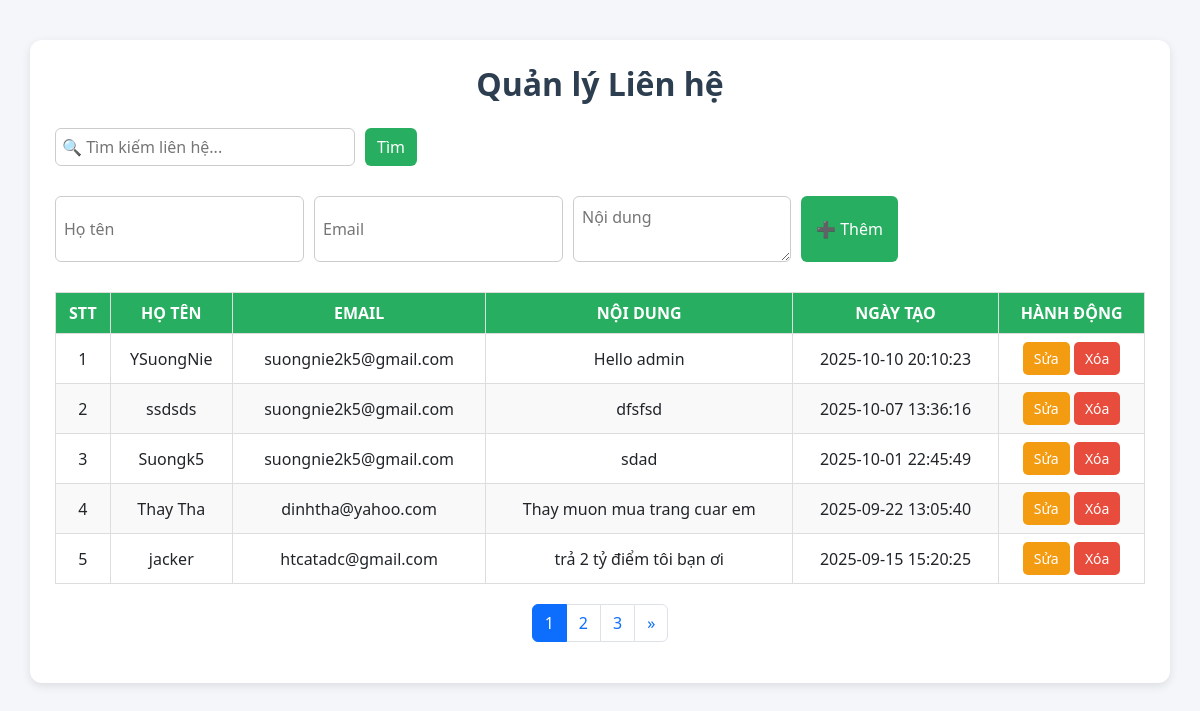
/admin/quanly_lienhe/lienhe.php, run on the app's committed database.
### tables this page shows
CREATE TABLE `lienhe` (
  `id` int(11) NOT NULL,
  `hoten` varchar(255) NOT NULL,
  `email` varchar(255) NOT NULL,
  `noidung` text NOT NULL,
  `created_at` datetime DEFAULT current_timestamp()
);

### admin/quanly_lienhe/lienhe.php (the view, shortened to what this page needs)
<?php
$conn = new mysqli("localhost", "root", "", "banhangonline");
$conn->set_charset("utf8");
$search = isset($_GET['search']) ? trim($_GET['search']) : '';
$where = "";
$limit = 5;
$page = isset($_GET['page']) ? max(1, intval($_GET['page'])) : 1;
$offset = ($page - 1) * $limit;
$total_res = $conn->query("SELECT COUNT(*) as cnt FROM lienhe $where");
$total_row = $total_res->fetch_assoc();
$total_records = $total_row['cnt'];
$total_pages = ceil($total_records / $limit);
$result = $conn->query("SELECT * FROM lienhe $where ORDER BY id DESC LIMIT $limit OFFSET $offset");
?>
<!DOCTYPE html>
<html lang="vi">
<head>
    <link href="https://cdn.jsdelivr.net/npm/bootstrap@5.3.0/dist/css/bootstrap.min.css" rel="stylesheet">
</head>
<body>
<div class="container">
    <h2>Quản lý Liên hệ</h2>
    <div class="search-box">
        <form method="get">
            <input type="text" name="search" value="<?= htmlspecialchars($search, ENT_QUOTES) ?>" placeholder="🔍 Tìm kiếm liên hệ..." style="padding:6px;width:300px;">
            <button type="submit" style="padding:6px 12px;">Tìm</button>
        </form>
    </div>
    <form method="post">
        <input type="text" name="hoten" id="hoten" placeholder="Họ tên" required>
        <input type="email" name="email" id="email" placeholder="Email" required>
        <textarea name="noidung" id="noidung" placeholder="Nội dung" rows="2" required></textarea>
        <button type="submit" name="add" id="submitBtn">➕ Thêm</button>
    </form>
    <table>
        <thead>
            <tr>
                <th>STT</th>
                <th>Họ tên</th>
                <th>Email</th>
                <th>Nội dung</th>
                <th>Ngày tạo</th>
                <th>Hành động</th>
            </tr>
        </thead>
        <tbody>
            <?php
            if($result->num_rows > 0){
                $stt = $offset + 1;
                while($row = $result->fetch_assoc()){
                    echo "<tr>
                            <td>".$stt++."</td>
                            <td>".htmlspecialchars($row['hoten'])."</td>
                            <td>".htmlspecialchars($row['email'])."</td>
                            <td>".htmlspecialchars($row['noidung'])."</td>
                            <td>".$row['created_at']."</td>
                            <td>
                                <a href='#' class='btn btn-edit btn-sm' onclick=\"editRow(
                                    '".$row['id']."',
                                    '".htmlspecialchars($row['hoten'], ENT_QUOTES)."',
                                    '".htmlspecialchars($row['email'], ENT_QUOTES)."',
                                    '".htmlspecialchars($row['noidung'], ENT_QUOTES)."'
                                )\">Sửa</a>
                                <a href='http://localhost/banhangonline/admin/index.php?admin=lienhe&delete=".$row['id']."'
                                   class='btn btn-delete btn-sm'
                                   onclick=\"return confirm('Xóa liên hệ này?')\">Xóa</a>
                            </td>
                          </tr>";
                }
            } else {
                echo "<tr><td colspan='6'>Chưa có dữ liệu</td></tr>";
            }
            ?>
        </tbody>
    </table>
    <nav>
        <ul class="pagination">
            <?php for($i=1;$i<=$total_pages;$i++): ?>
                <li class="page-item <?= $i==$page?'active':'' ?>">
                    <a class="page-link" href="?admin=lienhe&search=<?= urlencode($search) ?>&page=<?= $i ?>"><?= $i ?></a>
                </li>
            <?php endfor; ?>
            <?php if($page < $total_pages): ?>
                <li class="page-item"><a class="page-link" href="?admin=lienhe&search=<?= urlencode($search) ?>&page=<?= $page+1 ?>">»</a></li>
            <?php endif; ?>
        </ul>
    </nav>
</div>
</body>
</html>

### admin/quanly_lienhe/lienhe.php (style rules this page uses)
body { background: #f4f6f9; font-family: 'Segoe UI', Tahoma, Geneva, Verdana, sans-serif; }
.container { margin: 40px auto; background: #fff; padding: 25px; border-radius: 12px; box-shadow: 0 3px 10px rgba(0,0,0,0.1); }
h2 { text-align: center; margin-bottom: 25px; color: #2c3e50; font-weight: 700; }
form { margin-bottom: 30px; display: flex; flex-wrap: wrap; gap: 10px; }
form input, form textarea { padding: 8px; border-radius: 6px; border: 1px solid #ccc; }
form button { padding: 8px 15px; background: #27ae60; color: #fff; border: none; border-radius: 6px; cursor: pointer; transition: 0.3s; }
table { width: 100%; border-collapse: collapse; }
table th, table td { border: 1px solid #ddd; padding: 8px; text-align: center; vertical-align: middle; }
table th { background: #27ae60; color: #fff; text-transform: uppercase; }
table tr:nth-child(even) { background: #f9f9f9; }
a.btn { text-decoration: none; color: #fff; padding: 5px 10px; border-radius: 5px; }
a.btn-delete { background: #e74c3c; }
a.btn-edit { background: #f39c12; }
.search-box { text-align:center; margin-bottom:20px; }
.pagination { justify-content: center; margin-top: 20px; }

### data on the page
lienhe: hoten "YSuongNie", email "suongnie2k5@gmail.com", noidung "Hello admin", created_at "2025-10-10 20:10:23"
lienhe: hoten "ssdsds", email "suongnie2k5@gmail.com", noidung "dfsfsd", created_at "2025-10-07 13:36:16"
lienhe: hoten "Suongk5", email "suongnie2k5@gmail.com", noidung "sdad", created_at "2025-10-01 22:45:49"
lienhe: hoten "Thay Tha", email "dinhtha@yahoo.com", noidung "Thay muon mua trang cuar em", created_at "2025-09-22 13:05:40"
lienhe: hoten "jacker", email "htcatadc@gmail.com", noidung "trả 2 tỷ điểm tôi bạn ơi", created_at "2025-09-15 15:20:25"
